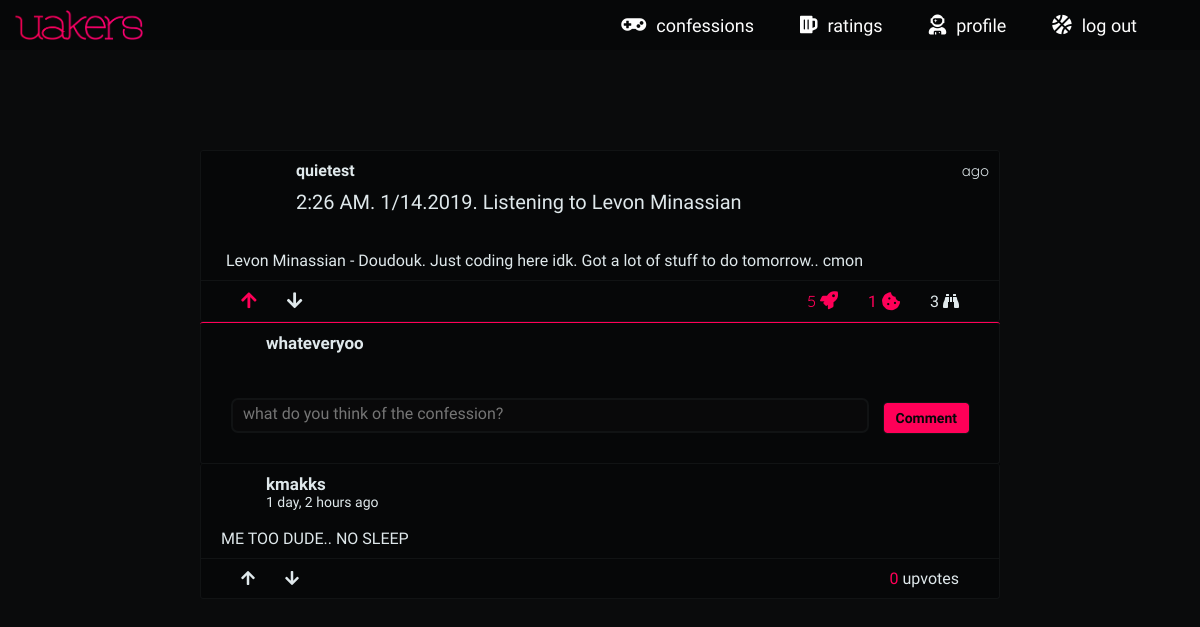
Page /confession/226-am-1142019-listening-to-levon-minassian (signed in) on the committed database.
### home/models.py (models this page shows, shortened)
class Confessions(models.Model):
    confession_author       = models.ForeignKey(UserProfile, on_delete=models.CASCADE)
    confession_title        = models.CharField(max_length=100)
    confession_body         = models.TextField(blank=False, null=False)
    confession_upvotes      = models.ManyToManyField(UserProfile, related_name='confession_upvotes', blank=True)
    confession_downvotes    = models.ManyToManyField(UserProfile, related_name='confession_downvotes', blank=True)
    confession_upvotes_int  = models.IntegerField(default=0)
    confession_views        = models.IntegerField(default=0)
    date_created_at         = models.DateTimeField(auto_now_add=True)
    confession_updated_at   = models.DateTimeField(auto_now=True)
    confession_slug         = models.SlugField(blank=True, max_length=900)
    def save(self, *args, **kwargs):
        ctitle = self.confession_title
        if not self.id:
            if Confessions.objects.filter(confession_slug=slugify(ctitle)).exists():
                count = Confessions.objects.filter(confession_slug__startswith=slugify(ctitle)).exclude(pk=self.id).count()
                self.confession_slug = slugify(ctitle + str(count))
            else:
                self.confession_slug = slugify(ctitle)
        super(Confessions, self).save(*args, **kwargs)

class UserProfile(AbstractUser):
    profile_year            = models.CharField(max_length=2, choices=YCHOICES)
    profile_sex             = models.CharField(max_length=1, choices=SCHOICES)
    profile_image           = models.CharField(max_length=700, blank=True)
    profile_slug            = models.SlugField(blank=True, max_length=900)
    profile_song            = models.CharField(max_length=300, blank=True, null=True)

class ConfessionComment(models.Model):
    comment_confession      = models.ForeignKey(Confessions, on_delete=models.CASCADE)
    comment_author          = models.ForeignKey(UserProfile, on_delete=models.CASCADE)
    comment_body            = models.TextField(blank=False, null=False)
    comment_created_at      = models.DateTimeField(auto_now_add=True)
    comment_upvotes_int     = models.IntegerField(default=0)
    comment_upvotes         = models.ManyToManyField(UserProfile, related_name='comment_upvotes', blank=True)
    comment_downvotes       = models.ManyToManyField(UserProfile, related_name='comment_downvotes', blank=True)
    comment_slug            = models.SlugField(blank=True, max_length=900)

### home/views.py (the view, shortened to what this page needs)
# urls.py: path('confession/<str:confession_slug>', views.confession_view, name='confession_view'),
def confession_view(request, confession_slug):
    cookieset = 'viewed_confession' + confession_slug
    unique_confession = Confessions.objects.get(confession_slug=confession_slug)
    all_confession_comments = ConfessionComment.objects.filter(comment_confession=unique_confession).order_by('-comment_upvotes_int')[:50]
    if request.method == 'GET':
        co_form = ConfessionCommentForm()
    if cookieset in request.COOKIES:
        if request.COOKIES[cookieset] == 'yes':
            pass
        else:
            unique_confession.confession_views += 1;
            unique_confession.save()
    else:
        unique_confession.confession_views += 1;
        unique_confession.save()
    context = {
        'unique_confession': unique_confession,
        'all_confession_comments': all_confession_comments,
        'co_form': co_form,
    }
    response = render(request, 'home/confession_view.html', context)
    response.set_cookie(cookieset, 'yes')
    return response

### home/forms.py
class ConfessionCommentForm(forms.ModelForm):
    comment_body = forms.CharField(max_length=10000, required=True, widget=forms.Textarea(attrs={'placeholder': 'what do you think of the confession?', 'onfocus': 'this.placeholder=""', 'onblur': 'this.placeholder="what do you think of the confession?"'}))
    class Meta:
        model = ConfessionComment
        fields = ('comment_body',)

### home/templates/home/confession_view.html (shortened to what this page needs)
{% extends 'base.html' %}
{% load static %}
{% block css %}
  <link rel="stylesheet" href="{% static 'home/css/confession_view.css' %}">
  <link rel="stylesheet" href="{% static 'home/css/confession_view900.css' %}" media="screen and (min-width: 0px) and (max-width: 900px)">
{% endblock %}
{% block body %}
  <div class="rest-div">
    <div class="rest-co">
      {% include 'home/confession_view_confession_box.html' %}
      <div class="co-comments">
        {% if request.user.is_authenticated %}
        {% include 'home/confession_view_comment_post.html' %}
        {% endif %}
        {% for comment in all_confession_comments %}
        {% include 'home/confession_view_confession_comment.html' %}
        {% endfor %}
      </div>
    </div>
  </div>
{% endblock %}

### home/templates/home/confession_view_confession_box.html
<div class="co-unique">
  <div class="co-up">
    <a href="{% url 'uprofile:profile_view' unique_confession.confession_author.profile_slug %}" class="co-photo-div">
      <div class="co-photo" style="background-image: url({{ unique_confession.confession_author.profile_image }})"></div>
    </a>
    <div class="co-meta-text">
      <div class="co-meta-usr-date">
        <span class="co-meta-usr">
          {{ unique_confession.confession_author.username }}
        </span>
        <span class="co-meta-date ff-num">
          {{ unique_confession.confession_created_at|timesince }} ago
        </span>
      </div>
      <div class="co-meta-title-div">
        <p class="co-meta-title">{{ unique_confession.confession_title }}</p>
      </div>
    </div>
  </div>
  <div class="co-down">
    {{ unique_confession.confession_body|linebreaks }}
  </div>
  <div class="co-rank">
    <div class="co-vote">
      <a class="co-upd co-upd-upvote co-anchor" href="{% url 'home:upvote_view' 'confession' unique_confession.confession_slug %}">
        <i class="fas fa-arrow-up co-upd-i co-i-upvote co-upvote-downvote-gylph {% if request.user in unique_confession.confession_upvotes.all %} co-upd-i-active {% endif %}"></i>
      </a>
      <a class="co-upd co-upd-downvote co-anchor" href="{% url 'home:downvote_view' 'confession' unique_confession.confession_slug %}">
        <i class="fas fa-arrow-down co-upd-i co-i-downvote co-upvote-downvote-gylph {% if request.user in unique_confession.confession_downvotes.all %} co-upd-i-active {% endif %}"></i>
      </a>
    </div>
    <div class="co-upd-info co-numbers">
      <p class="co-upd-iu co-upvote-par">
        <span class="ff-emp ff-num co-upvote-digit">{{ unique_confession.confession_upvotes_int }}</span>
        <i class="fas fa-rocket co-cai" data-title="upvotes"></i>
      </p>
      <div class="co-comment-announcer">
        <span class="co-cat-nr">{{ unique_confession.confessioncomment_set.count }}</span>
        <i class="fas fa-cookie-bite co-cai" data-title="comments"></i>
      </div>
      <p class="co-upd-iu">{{ unique_confession.confession_views }}
        <i class="fas fa-binoculars" data-title="views"></i>
      </p>
    </div>
  </div>
</div>

### home/templates/home/confession_view_comment_post.html (shortened to what this page needs)
<div class="comment-main">
  <div class="comment-up">
    <div class="comment-photo-div">
      <div class="comment-photo" style="background-image: url({{ request.user.profile_image }})"></div>
    </div>
    <div class="comment-up-text">
      <p class="comment-up-username">
        {{ request.user.username }}
      </p>
    </div>
  </div>
  <div class="comment-down">
    <div class="comment-body-post">
      <form class="comment-form" action="" method="post">
        {{ co_form.comment_body }}
        <button class="comment-sub-btn" type="submit">Comment</button>
      </form>
    </div>
  </div>
</div>

### home/templates/home/confession_view_confession_comment.html
<div class="comment-main">
  <div class="comment-up">
    <a href="{% url 'uprofile:profile_view' comment.comment_author.profile_slug %}" class="comment-photo-div">
      <div class="comment-photo" style="background-image: url({{ comment.comment_author.profile_image }})"></div>
    </a>
    <div class="comment-up-text">
      <p class="comment-up-username">
        {{ comment.comment_author.username }}
      </p>
      <p class="comment-up-date">
        {{ comment.comment_created_at|timesince }} ago
      </p>
    </div>
  </div>
  <div class="comment-down">
    <div class="comment-body">
      {{ comment.comment_body|linebreaks }}
    </div>
  </div>
  <div class="co-cm-rank">
    <div class="co-cm-functions">
      <a class="co-cm-a co-upd co-upd-upvote co-anchor" href="{% url 'home:upvote_view' 'comment' comment.comment_slug %}">
        <i class="fas fa-arrow-up co-upvote-downvote-gylph {% if request.user in comment.comment_upvotes.all %} co-upd-i-active {% endif %}"></i>
      </a>
      <a class="co-cm-a co-upd co-upd-downvote co-anchor" href="{% url 'home:downvote_view' 'comment' comment.comment_slug %}">
        <i class="fas fa-arrow-down co-upvote-downvote-gylph {% if request.user in comment.comment_downvotes.all %} co-upd-i-active {% endif %}"></i>
      </a>
    </div>
    <div class="co-cm-figures co-upd-info co-numbers">
      <p class='co-cm-f co-upvote-par'>
        <span class="ff-emp co-upvote-digit">{{ comment.comment_upvotes_int }}</span>
        {% if comment.comment_upvotes_int is 1 %} upvote {% else %} upvotes {% endif %}
      </p>
    </div>
  </div>
</div>

### home/static/base.css (style rules this page uses)
* { margin: 0; padding: 0; font-family: 'Oxygen', sans-serif; font-size: 16px; transition: all 0.2s ease-in-out; text-decoration: none; box-sizing: border-box; }
:root { --main-highlight-color: #ff0058; --darker-highlight-color: #D9004B; --opaque-highlight-color: rgba(255, 0, 88, 0.6); --secondary-highlight-color: #ff4021; --main-background-color: #0B0C0D; --opaque-main-background-color: rgba(11, 12, 13, 0.8); --darker-background-color: #060708; --upto-darker-background-color: #09090A; --lighter-background-color: #111314; --main-text-color: #fefefe; --soothed-text-color: #DFE8EB; --opaque-text-color: rgba(255, 255, 255, 0.7); }
body { background-color: var(--main-background-color); padding-top: 50px; }
a, a:link, a:visited, a:hover { text-decoration: none; }
textarea { resize: none; }
.ff-num { font-family: 'Quicksand', sans-serif; }
[data-title]:after { content: attr(data-title); color: var(--soothed-text-color); padding: 5px 12px; background-color: var(--darker-background-color); border: 1px solid var(--lighter-background-color); position: absolute; bottom: 20px; right: -15px; opacity: 0; z-index: 99999; visibility: hidden; font-family: 'Oxygen', sans-serif; font-weight: 400; font-size: 16px; }
[data-title] { position: relative; }

### home/static/base850.css (style rules this page uses)
body { padding: 0px; }

### home/static/home/css/confession_view900.css (style rules this page uses)
.co-unique { border-color: var(--darkest-background-color); }
.co-up { position: relative; }
.co-photo-div { position: absolute; left: 15px; top:15px; }
.co-meta-usr-date { display: flex; flex-direction: column; margin-left: 80px; }
.co-meta-title-div { margin-top: 30px; padding-left: 10px; }
.rest-div { box-sizing: border-box; padding: 0px; padding: 15px; }
.co-rank { flex-direction: column; justify-content: center; align-items: center; }
.co-upd { display: flex; justify-content: space-between; margin: 0 10px; }
.co-upd-i, .co-upd-iu { margin: 0px; }
.co-upd-iu { margin: 0 10px; }
.co-vote, .co-upd-info, .co-comment-announcer { margin: 0px; width: 100%; display: flex; justify-content: center; padding: 5px 0; border-top: 1px solid var(--main-background-color); }
.co-rank { padding: 0px; }

### rows in the picture
Confessions: confession_author.username "quietest", confession_title "2:26 AM. 1/14.2019. Listening to Levon Minassian", confession_body "Levon Minassian - Doudouk. Just coding here idk. Got a lot of stuff to do tomorrow.. cmon", confession_upvotes_int "5", confessioncomment_set.count "1", confession_views "3"
UserProfile: user.username "whateveryoo"
ConfessionComment: comment_author.username "kmakks", comment_created_at "1 day, 2 hours", comment_body "ME TOO DUDE.. NO SLEEP", comment_upvotes_int "0"
